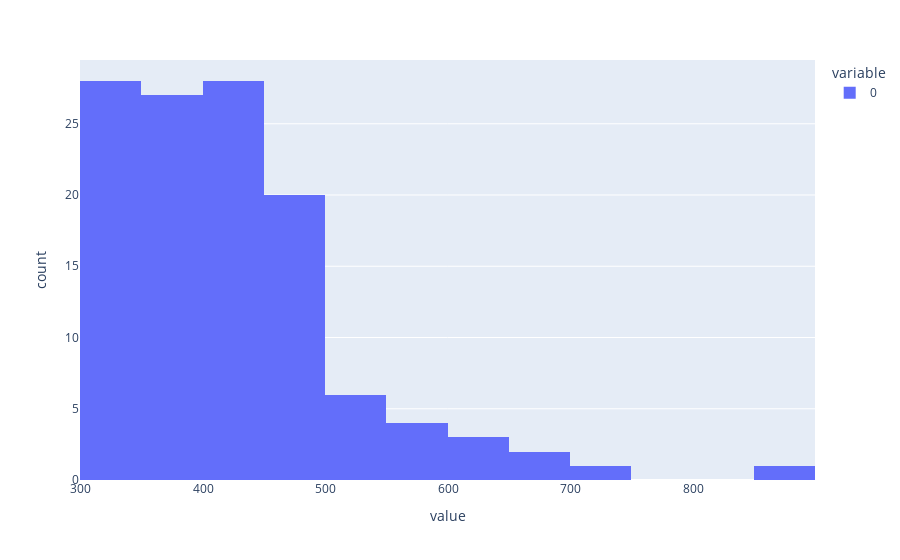

Source (notebook cell):
### Code cell
fig2 = px.histogram (times)
fig2.show()

### Figure 1 — Plotly figure (JSON) as saved in the notebook; plotly's stock layout.template omitted (floating-point values rounded to 4 significant figures)
{"data": [{"alignmentgroup": "True", "bingroup": "x", "hovertemplate": "variable=0<br>value=%{x}<br>count=%{y}<extra></extra>", "legendgroup": "0", "marker": {"color": "#636efa", "pattern": {"shape": ""}}, "name": "0", "offsetgroup": "0", "orientation": "v", "showlegend": true, "type": "histogram", "x": [411, 401, 519, 310, 442, 466, 638, 340, 670, 425, 431, 360, 373, 437, 334, 451, 450, 330, 386, 322, 426, 565, 454, 325, 417, 427, 301, 438, 306, 352, 445, 392, 332, 388, 540, 417, 339, 331, 455, 329, 327, 328, 383, 453, 360, 373, 343, 375, 487, 345, 318, 408, 301, 494, 345, 307, 392, 440, 329, 391, 449, 335, 604, 413, 456, 600, 332, 372, 510, 495, 430, 363, 495, 412, 370, 394, 363, 438, 430, 313, 405, 472, 442, 889, 446, 381, 337, 389, 500, 467, 364, 355, 590, 366, 409, 474, 481, 311, 369, 449, 419, 556, 396, 392, 569, 457, 460, 545, 306, 374, 476, 321, 412, 434, 746, 657, 484, 519, 476, 388], "xaxis": "x", "yaxis": "y"}], "layout": {"barmode": "relative", "legend": {"title": {"text": "variable"}, "tracegroupgap": 0}, "margin": {"t": 60}, "xaxis": {"anchor": "y", "domain": [0, 1], "title": {"text": "value"}}, "yaxis": {"anchor": "x", "domain": [0, 1], "title": {"text": "count"}}}}
